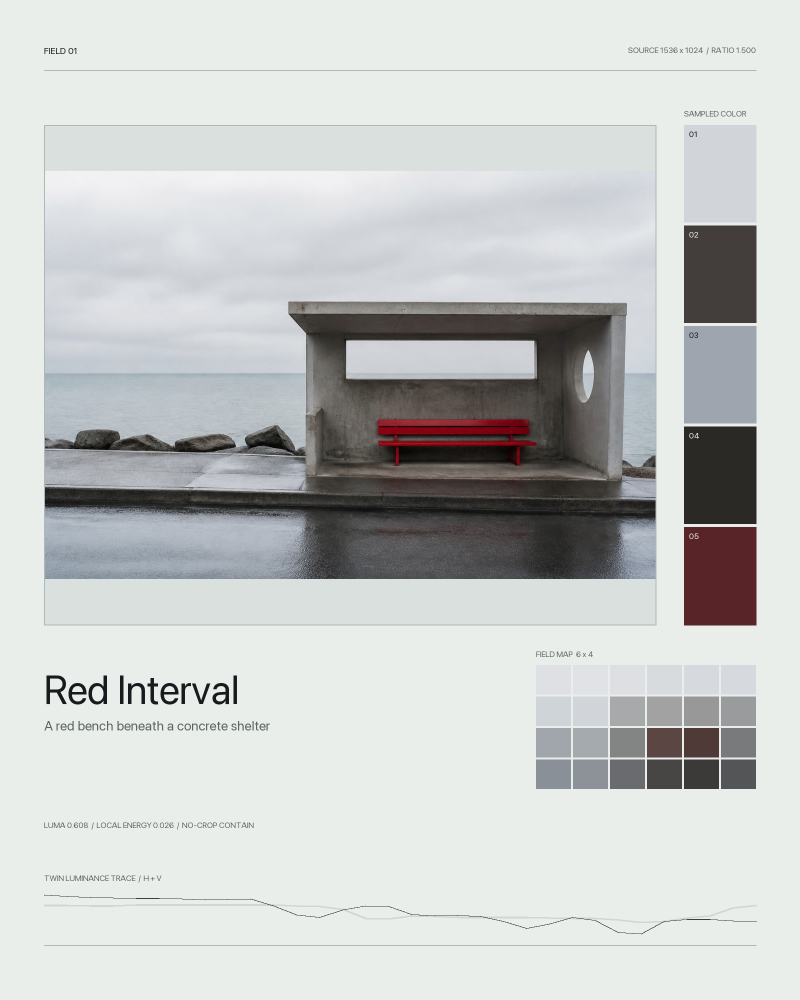
#> input picture examples/photo-evidence-atlas.png, 1600 x 2000 px (shown at 1/2 size)
$ python -i build_atlas.py   (imports and definitions only)
#> lines starting #> are read from the running program, lines starting #| are printed output that depends on the picture
#!/usr/bin/env python3
"""Build a deterministic visual-evidence plate from one source photograph."""

from __future__ import annotations

import argparse
import json
import math
from pathlib import Path
from typing import Iterable, Optional, Sequence

try:
    from PIL import Image, ImageDraw, ImageFont, ImageOps, ImageStat
except ImportError as exc:  # pragma: no cover - exercised only without the dependency
    raise SystemExit("Pillow is required. Install it with: python -m pip install Pillow") from exc


FORMATS = {
    "portrait": (1600, 2000),
    "square": (1600, 1600),
    "landscape": (2000, 1400),
}

THEMES = {
    "paper": {
        "canvas": (233, 238, 235),
        "ink": (23, 27, 29),
        "muted": (91, 101, 99),
        "rule": (174, 184, 180),
        "matte": (218, 224, 221),
    },
    "carbon": {
        "canvas": (21, 25, 27),
        "ink": (239, 242, 239),
        "muted": (166, 176, 172),
        "rule": (70, 79, 77),
        "matte": (35, 41, 42),
    },
}

TRANSPARENCY_MATTE = THEMES["paper"]["matte"]

FONT_CANDIDATES = {
    "regular": [
        "/System/Library/Fonts/PingFang.ttc",
        "/System/Library/Fonts/SFNS.ttf",
        "/System/Library/Fonts/Helvetica.ttc",
        "/usr/share/fonts/truetype/dejavu/DejaVuSans.ttf",
    ],
    "bold": [
        "/System/Library/Fonts/PingFang.ttc",
        "/System/Library/Fonts/SFNS.ttf",
        "/System/Library/Fonts/Helvetica.ttc",
        "/usr/share/fonts/truetype/dejavu/DejaVuSans-Bold.ttf",
    ],
}


# [10 lines left out: function _load_font, not called in this run]


def _rgb_distance(first: Sequence[int], second: Sequence[int]) -> float:
    return math.sqrt(sum((int(a) - int(b)) ** 2 for a, b in zip(first, second)))


def _color_chroma(color: Sequence[int]) -> int:
    return max(color) - min(color)


def _normalized_rgb(image: Image.Image) -> Image.Image:
    source = ImageOps.exif_transpose(image)
    has_alpha = source.mode in {"RGBA", "LA"} or "transparency" in source.info
    if not has_alpha:
        return source.convert("RGB")

    rgba = source.convert("RGBA")
    background = Image.new("RGBA", rgba.size, (*TRANSPARENCY_MATTE, 255))
    return Image.alpha_composite(background, rgba).convert("RGB")


def _dominant_palette(image: Image.Image, count: int = 5) -> list[tuple[int, int, int]]:
    sample = ImageOps.contain(image.convert("RGB"), (192, 192), Image.Resampling.LANCZOS)
    quantized = sample.quantize(colors=32, method=Image.Quantize.MEDIANCUT)
    raw_palette = quantized.getpalette() or []
    ranked = sorted(quantized.getcolors() or [], reverse=True)
    weighted_colors: list[tuple[int, tuple[int, int, int]]] = []
    for pixel_count, index in ranked:
        offset = index * 3
        color = tuple(raw_palette[offset : offset + 3])
        if len(color) == 3:
            weighted_colors.append((pixel_count, color))

    candidates: list[tuple[int, int, int]] = []
    for _, color in weighted_colors:
        if not candidates or all(_rgb_distance(color, existing) >= 34 for existing in candidates):
            candidates.append(color)
        if len(candidates) == count:
            break

    # Reserve one slot for a measured accent when a small chromatic region would
    # otherwise disappear behind the four most common neutral fields.
    total_pixels = max(1, sample.width * sample.height)
    accent_pool = [
        (pixel_count * (_color_chroma(color) ** 2), color)
        for pixel_count, color in weighted_colors
        if pixel_count / total_pixels >= 0.006
        and _color_chroma(color) >= 36
        and all(_rgb_distance(color, existing) >= 34 for existing in candidates[:4])
    ]
    if accent_pool:
        accent = max(accent_pool)[1]
        candidates = candidates[: max(0, count - 1)] + [accent]

    if not candidates:
        candidates = [(128, 128, 128)]
    while len(candidates) < count:
        candidates.append(candidates[-1])
    return candidates


def _profiles(image: Image.Image, bins: int = 32) -> tuple[list[float], list[float]]:
    grid = image.convert("L").resize((bins, bins), Image.Resampling.BOX)
    pixels = grid.load()
    horizontal = [sum(pixels[x, y] for y in range(bins)) / (255 * bins) for x in range(bins)]
    vertical = [sum(pixels[x, y] for x in range(bins)) / (255 * bins) for y in range(bins)]
    return horizontal, vertical


def _field_map(image: Image.Image, columns: int = 6, rows: int = 4) -> list[list[tuple[int, int, int]]]:
    reduced = image.convert("RGB").resize((columns, rows), Image.Resampling.BOX)
    pixels = reduced.load()
    return [[tuple(pixels[x, y]) for x in range(columns)] for y in range(rows)]


def _contrast_energy(image: Image.Image) -> float:
    gray = image.convert("L").resize((96, 96), Image.Resampling.BOX)
    pixels = gray.load()
    total = 0
    comparisons = 0
    for y in range(96):
        for x in range(96):
            if x + 1 < 96:
                total += abs(pixels[x + 1, y] - pixels[x, y])
                comparisons += 1
            if y + 1 < 96:
                total += abs(pixels[x, y + 1] - pixels[x, y])
                comparisons += 1
    return total / (255 * comparisons) if comparisons else 0.0


def analyze_image(image: Image.Image) -> dict:
    source = _normalized_rgb(image)
    width, height = source.size
    horizontal, vertical = _profiles(source)
    palette = _dominant_palette(source)
    field = _field_map(source)
    mean_luminance = ImageStat.Stat(source.convert("L")).mean[0] / 255
    return {
        "source": {
            "width": width,
            "height": height,
            "aspect_ratio": round(width / height, 6),
            "orientation": "landscape" if width > height else "portrait" if height > width else "square",
        },
        "palette": ["#%02X%02X%02X" % color for color in palette],
        "field_map": [["#%02X%02X%02X" % color for color in row] for row in field],
        "luminance": {
            "mean": round(mean_luminance, 6),
            "horizontal_profile": [round(value, 6) for value in horizontal],
            "vertical_profile": [round(value, 6) for value in vertical],
        },
        "contrast_energy": round(_contrast_energy(source), 6),
    }


def _text_width(draw: ImageDraw.ImageDraw, text: str, font: ImageFont.ImageFont) -> int:
    box = draw.textbbox((0, 0), text, font=font)
    return box[2] - box[0]


# [63 lines left out: functions _split_token, _wrap_text, _fit_text_block, not called in this run]


def _hex_to_rgb(value: str) -> tuple[int, int, int]:
    value = value.lstrip("#")
    return tuple(int(value[index : index + 2], 16) for index in (0, 2, 4))


# [230 lines left out: functions _place_source, _plot_profile, _save_image, render_plate, build_atlas, _parse_args and 1 more, not called in this run]


# [2 lines not run here, left out]

>>> from PIL import Image
>>> picture = Image.open('../../../examples/photo-evidence-atlas.png')
#> picture is the input picture: PIL image 1600x2000 RGB; mean R, G, B 198.6, 201.4, 200.6
>>> result = analyze_image(picture)
#> in _normalized_rgb, `has_alpha = source.mode in {"RGBA", "LA"} or "transparency" in source...`: has_alpha = False
#> in _profiles, `grid = image.convert("L").resize((bins, bins), Image.Resampling.BOX)`:
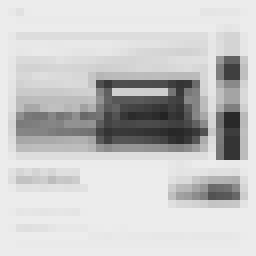
#> grid: PIL image 32x32 L (shown 8 times larger); min 35, max 236, mean 200.4
#> in _profiles, `horizontal = [sum(pixels[x, y] for y in range(bins)) / (255 * bins) fo..`: horizontal = 32 values, max 0.925 at index 0, min 0.628 at index 28, mean 0.786
#> in _profiles, `vertical = [sum(pixels[x, y] for x in range(bins)) / (255 * bins) for ..`: vertical = 32 values, max 0.925 at index 0, min 0.406 at index 16, mean 0.786
#> in _dominant_palette, `sample = ImageOps.contain(image.convert("RGB"), (192, 192), Image.Resa..`:
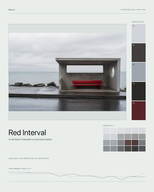
#> sample: PIL image 154x192 RGB; mean R, G, B 198.6, 201.4, 200.6
#> in _dominant_palette, `raw_palette = quantized.getpalette() or []`: raw_palette = 96 values, max 243 at index 1, min 35 at index 95, mean 192.4
#> in _dominant_palette, `ranked = sorted(quantized.getcolors() or [], reverse=True)`: ranked = 32 pairs, first value 16 to 12164, second value 0 to 31
#> the loop in _dominant_palette, `for pixel_count, index in ranked:` made 32 passes
#> (pixel_count, index, offset, color) on passes 1 to 12: (12164, 4, 12, (233, 238, 235)), (1105, 29, 87, (69, 63, 60)), (1082, 14, 42, (218, 224, 221)), (1060, 23, 69, (185, 192, 197)), (1042, 25, 75, (152, 157, 163)), (981, 31, 93, (39, 37, 35)), (947, 20, 60, (210, 214, 218)), (867, 1, 3, (234, 239, 236)), (853, 21, 63, (207, 210, 215)), (794, 24, 72, (170, 175, 182)), (651, 26, 78, (121, 120, 119)), (635, 27, 81, (93, 88, 86))
#> after the loop in _dominant_palette, `for pixel_count, index in ranked:`: weighted_colors = 32 items
#> the loop in _dominant_palette, `for _, color in weighted_colors:` made 6 passes
#> color on passes 1 to 6: (233, 238, 235), (69, 63, 60), (218, 224, 221), (185, 192, 197), (152, 157, 163), (39, 37, 35)
#> after the loop in _dominant_palette, `for _, color in weighted_colors:`: candidates = [(233, 238, 235), (69, 63, 60), (185, 192, 197), (152, 157, 163), (39, 37, 35)]
#> in _dominant_palette, `accent_pool = [ (pixel_count * (_color_chroma(color) ** 2), color) for..`: accent_pool = []
#> in analyze_image, `palette = _dominant_palette(source)`: palette has the same summary as candidates in _dominant_palette
#> in analyze_image, `field = _field_map(source)`: field = 4 items
#> in analyze_image, `mean_luminance = ImageStat.Stat(source.convert("L")).mean[0] / 255`: mean_luminance = 0.786
#> in _contrast_energy, `gray = image.convert("L").resize((96, 96), Image.Resampling.BOX)`:
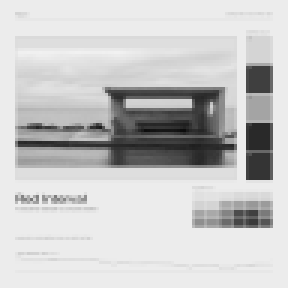
#> gray: PIL image 96x96 L (shown 3 times larger); min 12, max 241, mean 200.5
#> after the loop in _contrast_energy, `for y in range(96):`: comparisons = 18240; total = 122908
#> result = 5 items
